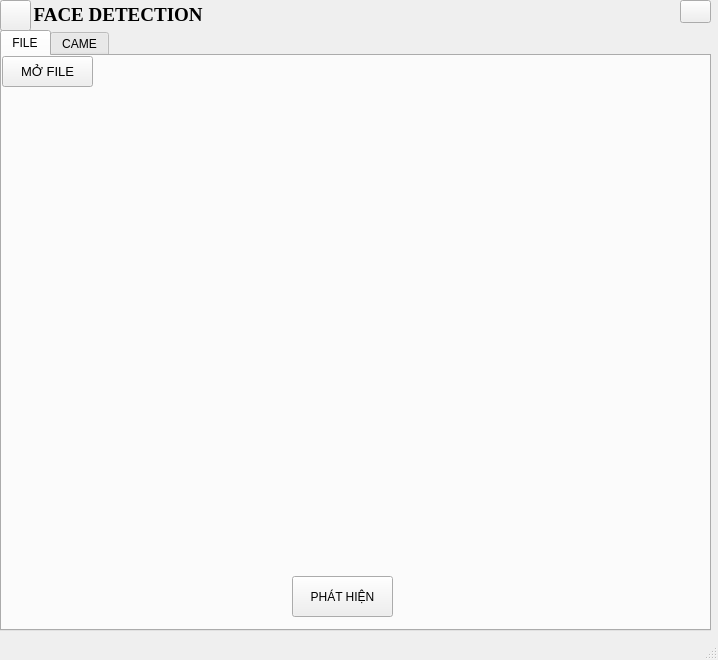
<?xml version="1.0" encoding="UTF-8"?>
<ui version="4.0">
 <class>MainWindow</class>
 <widget class="QMainWindow" name="MainWindow">
  <property name="enabled">
   <bool>true</bool>
  </property>
  <property name="geometry">
   <rect>
    <x>0</x>
    <y>0</y>
    <width>718</width>
    <height>660</height>
   </rect>
  </property>
  <property name="windowTitle">
   <string>FACE DETECTION</string>
  </property>
  <property name="styleSheet">
   <string notr="true">#QLabel:label1_COUNT {
	border:1px solid #fff;

}</string>
  </property>
  <widget class="QWidget" name="centralwidget">
   <widget class="QTabWidget" name="tabWidget">
    <property name="geometry">
     <rect>
      <x>0</x>
      <y>30</y>
      <width>711</width>
      <height>601</height>
     </rect>
    </property>
    <property name="currentIndex">
     <number>0</number>
    </property>
    <widget class="QWidget" name="tab">
     <attribute name="title">
      <string>FILE</string>
     </attribute>
     <widget class="QPushButton" name="BTN_OPENFILE">
      <property name="geometry">
       <rect>
        <x>0</x>
        <y>0</y>
        <width>91</width>
        <height>31</height>
       </rect>
      </property>
      <property name="font">
       <font>
        <pointsize>10</pointsize>
       </font>
      </property>
      <property name="text">
       <string>MỞ FILE</string>
      </property>
     </widget>
     <widget class="QLabel" name="label1_COUNT">
      <property name="geometry">
       <rect>
        <x>120</x>
        <y>40</y>
        <width>491</width>
        <height>31</height>
       </rect>
      </property>
      <property name="font">
       <font>
        <family>Times New Roman</family>
        <pointsize>14</pointsize>
       </font>
      </property>
      <property name="text">
       <string/>
      </property>
     </widget>
     <widget class="QPushButton" name="btn_detetec_file">
      <property name="geometry">
       <rect>
        <x>290</x>
        <y>520</y>
        <width>101</width>
        <height>41</height>
       </rect>
      </property>
      <property name="text">
       <string>PHÁT HIỆN</string>
      </property>
     </widget>
     <widget class="QLabel" name="label1_COUNT_2">
      <property name="geometry">
       <rect>
        <x>80</x>
        <y>80</y>
        <width>541</width>
        <height>391</height>
       </rect>
      </property>
      <property name="font">
       <font>
        <family>Times New Roman</family>
        <pointsize>10</pointsize>
       </font>
      </property>
      <property name="text">
       <string/>
      </property>
     </widget>
    </widget>
    <widget class="QWidget" name="tab_2">
     <attribute name="title">
      <string>CAME</string>
     </attribute>
     <widget class="QPushButton" name="BTN_OPENCAME">
      <property name="geometry">
       <rect>
        <x>0</x>
        <y>0</y>
        <width>91</width>
        <height>31</height>
       </rect>
      </property>
      <property name="font">
       <font>
        <pointsize>10</pointsize>
        <weight>50</weight>
        <bold>false</bold>
       </font>
      </property>
      <property name="text">
       <string>MỞ CAME</string>
      </property>
     </widget>
     <widget class="QToolButton" name="btn_detetec">
      <property name="geometry">
       <rect>
        <x>290</x>
        <y>520</y>
        <width>101</width>
        <height>41</height>
       </rect>
      </property>
      <property name="text">
       <string>PHÁT HIỆN</string>
      </property>
     </widget>
     <widget class="QLabel" name="label1_COUNT_3">
      <property name="geometry">
       <rect>
        <x>80</x>
        <y>80</y>
        <width>541</width>
        <height>391</height>
       </rect>
      </property>
      <property name="font">
       <font>
        <family>Times New Roman</family>
        <pointsize>10</pointsize>
       </font>
      </property>
      <property name="text">
       <string/>
      </property>
     </widget>
     <widget class="QPushButton" name="btn_turnoffcame">
      <property name="geometry">
       <rect>
        <x>90</x>
        <y>0</y>
        <width>21</width>
        <height>31</height>
       </rect>
      </property>
      <property name="text">
       <string/>
      </property>
      <property name="icon">
       <iconset>
        <normaloff>D:/Tải Xuống/image_BMW/images_32PX/video-off-line (1).png</normaloff>D:/Tải Xuống/image_BMW/images_32PX/video-off-line (1).png</iconset>
      </property>
     </widget>
     <widget class="QLabel" name="label1_COUNT_5">
      <property name="geometry">
       <rect>
        <x>110</x>
        <y>40</y>
        <width>491</width>
        <height>31</height>
       </rect>
      </property>
      <property name="font">
       <font>
        <family>Times New Roman</family>
        <pointsize>14</pointsize>
       </font>
      </property>
      <property name="text">
       <string/>
      </property>
     </widget>
    </widget>
   </widget>
   <widget class="QLabel" name="label1_COUNT_4">
    <property name="geometry">
     <rect>
      <x>0</x>
      <y>0</y>
      <width>721</width>
      <height>31</height>
     </rect>
    </property>
    <property name="font">
     <font>
      <family>Times New Roman</family>
      <pointsize>14</pointsize>
     </font>
    </property>
    <property name="text">
     <string/>
    </property>
   </widget>
   <widget class="QPushButton" name="exitfrom">
    <property name="geometry">
     <rect>
      <x>680</x>
      <y>0</y>
      <width>31</width>
      <height>23</height>
     </rect>
    </property>
    <property name="text">
     <string/>
    </property>
    <property name="icon">
     <iconset>
      <normaloff>D:/Tải Xuống/image_BMW/images_32PX/shut-down-line.png</normaloff>D:/Tải Xuống/image_BMW/images_32PX/shut-down-line.png</iconset>
    </property>
   </widget>
   <widget class="QLabel" name="label">
    <property name="geometry">
     <rect>
      <x>30</x>
      <y>0</y>
      <width>181</width>
      <height>31</height>
     </rect>
    </property>
    <property name="font">
     <font>
      <family>Times New Roman</family>
      <pointsize>14</pointsize>
      <weight>75</weight>
      <bold>true</bold>
     </font>
    </property>
    <property name="styleSheet">
     <string notr="true"/>
    </property>
    <property name="text">
     <string>&lt;html&gt;&lt;head/&gt;&lt;body&gt;&lt;p align=&quot;center&quot;&gt;FACE DETECTION &lt;/p&gt;&lt;/body&gt;&lt;/html&gt;</string>
    </property>
   </widget>
   <widget class="QPushButton" name="exitfrom_2">
    <property name="geometry">
     <rect>
      <x>0</x>
      <y>0</y>
      <width>31</width>
      <height>31</height>
     </rect>
    </property>
    <property name="text">
     <string/>
    </property>
    <property name="icon">
     <iconset>
      <normaloff>../../OneDrive/Pictures/OpenCVlogo.webp</normaloff>../../OneDrive/Pictures/OpenCVlogo.webp</iconset>
    </property>
   </widget>
  </widget>
  <widget class="QMenuBar" name="menubar">
   <property name="geometry">
    <rect>
     <x>0</x>
     <y>0</y>
     <width>718</width>
     <height>21</height>
    </rect>
   </property>
  </widget>
  <widget class="QStatusBar" name="statusbar"/>
 </widget>
 <resources/>
 <connections/>
</ui>
